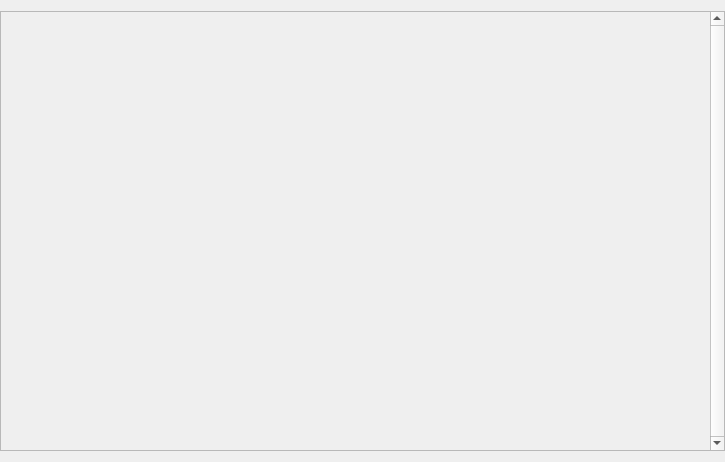
<?xml version="1.0" encoding="UTF-8"?>
<ui version="4.0">
 <class>hex_viewer</class>
 <widget class="QWidget" name="hex_viewer">
  <property name="geometry">
   <rect>
    <x>0</x>
    <y>0</y>
    <width>725</width>
    <height>462</height>
   </rect>
  </property>
  <property name="windowTitle">
   <string>Form</string>
  </property>
  <property name="styleSheet">
   <string notr="true">#QLabel{background-color: yellow;}</string>
  </property>
  <layout class="QVBoxLayout" name="verticalLayout">
   <property name="spacing">
    <number>0</number>
   </property>
   <property name="leftMargin">
    <number>0</number>
   </property>
   <property name="rightMargin">
    <number>0</number>
   </property>
   <item>
    <layout class="QGridLayout" name="gridLayout_title"/>
   </item>
   <item>
    <widget class="QScrollArea" name="scrollArea">
     <property name="font">
      <font>
       <family>Source Code Pro</family>
       <weight>50</weight>
       <bold>false</bold>
      </font>
     </property>
     <property name="verticalScrollBarPolicy">
      <enum>Qt::ScrollBarAlwaysOn</enum>
     </property>
     <property name="horizontalScrollBarPolicy">
      <enum>Qt::ScrollBarAsNeeded</enum>
     </property>
     <property name="widgetResizable">
      <bool>true</bool>
     </property>
     <widget class="QWidget" name="scrollAreaWidgetContents">
      <property name="geometry">
       <rect>
        <x>0</x>
        <y>0</y>
        <width>702</width>
        <height>440</height>
       </rect>
      </property>
      <property name="styleSheet">
       <string notr="true">#QLabel{background-color: yellow;}</string>
      </property>
      <layout class="QGridLayout" name="gridLayout">
       <property name="leftMargin">
        <number>0</number>
       </property>
       <property name="topMargin">
        <number>0</number>
       </property>
       <property name="rightMargin">
        <number>0</number>
       </property>
       <property name="bottomMargin">
        <number>0</number>
       </property>
       <property name="horizontalSpacing">
        <number>0</number>
       </property>
       <property name="verticalSpacing">
        <number>5</number>
       </property>
      </layout>
     </widget>
    </widget>
   </item>
  </layout>
 </widget>
 <resources/>
 <connections/>
</ui>
